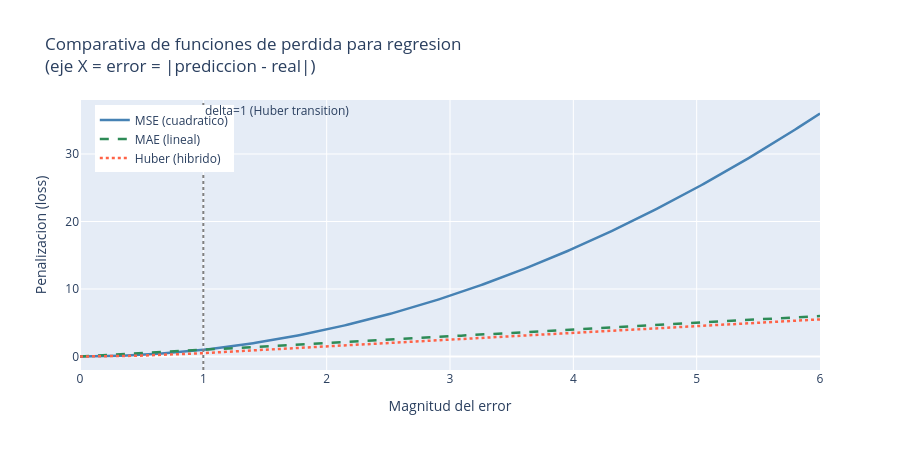

The code cell stored with this chart in its notebook:
### Markdown cell above
---

## 6. Exploración interactiva: comparativa de funciones de pérdida

El gráfico interactivo permite comparar cómo distintas funciones de pérdida responden
a errores de distintos tamaños. Pasa el cursor para ver los valores exactos.

### Code cell
err_vals = np.linspace(0, 6, 300)
mse_  = err_vals**2
mae_  = err_vals
huber_ = np.where(np.abs(err_vals) <= 1,
                  0.5 * err_vals**2,
                  np.abs(err_vals) - 0.5)

fig_px = go.Figure()
fig_px.add_trace(go.Scatter(x=err_vals, y=mse_,   mode='lines',
    name='MSE (cuadratico)',   line=dict(color='steelblue', width=2.5)))
fig_px.add_trace(go.Scatter(x=err_vals, y=mae_,   mode='lines',
    name='MAE (lineal)',       line=dict(color='seagreen',  width=2.5, dash='dash')))
fig_px.add_trace(go.Scatter(x=err_vals, y=huber_, mode='lines',
    name='Huber (hibrido)',    line=dict(color='tomato',    width=2.5, dash='dot')))
fig_px.add_vline(x=1, line_dash='dot', line_color='gray',
    annotation_text='delta=1 (Huber transition)', annotation_position='top right')

fig_px.update_layout(
    title='Comparativa de funciones de perdida para regresion<br>(eje X = error = |prediccion - real|)',
    xaxis_title='Magnitud del error',
    yaxis_title='Penalizacion (loss)',
    height=450,
    legend=dict(x=0.02, y=0.98),
    hovermode='x unified'
)
fig_px.show()

try:
    fig_px.write_image('images/B02B_fig06.png', scale=2)
    print('[OK] images/B02B_fig06.png')
except Exception:
    fig_px.write_html('images/B02B_fig06.html')
    print('[OK] images/B02B_fig06.html  (kaleido no disponible)')

print()
print('Observacion: para error = 4:')
print(f'  MSE   = {4**2:.0f}  (penalizacion muy alta)')
print(f'  MAE   = {4:.0f}    (penalizacion lineal)')
print(f'  Huber = {4-0.5:.1f}  (entre ambos)')

### Figure 1 — Plotly figure (JSON) as saved in the notebook; plotly's stock layout.template omitted (floating-point values rounded to 4 significant figures; data arrays with more than 128 entries replaced by an {"elided": "..."} marker saying what was removed)
{"data": [{"line": {"color": "steelblue", "width": 2.5}, "mode": "lines", "name": "MSE (cuadratico)", "type": "scatter", "x": {"elided": "300 float values"}, "y": {"elided": "300 float values"}}, {"line": {"color": "seagreen", "dash": "dash", "width": 2.5}, "mode": "lines", "name": "MAE (lineal)", "type": "scatter", "x": {"elided": "300 float values"}, "y": {"elided": "300 float values"}}, {"line": {"color": "tomato", "dash": "dot", "width": 2.5}, "mode": "lines", "name": "Huber (hibrido)", "type": "scatter", "x": {"elided": "300 float values"}, "y": {"elided": "300 float values"}}], "layout": {"annotations": [{"showarrow": false, "text": "delta=1 (Huber transition)", "x": 1, "xanchor": "left", "xref": "x", "y": 1, "yanchor": "top", "yref": "y domain"}], "height": 450, "hovermode": "x unified", "legend": {"x": 0.02, "y": 0.98}, "shapes": [{"line": {"color": "gray", "dash": "dot"}, "type": "line", "x0": 1, "x1": 1, "xref": "x", "y0": 0, "y1": 1, "yref": "y domain"}], "title": {"text": "Comparativa de funciones de perdida para regresion<br>(eje X = error = |prediccion - real|)"}, "xaxis": {"title": {"text": "Magnitud del error"}}, "yaxis": {"title": {"text": "Penalizacion (loss)"}}}}
